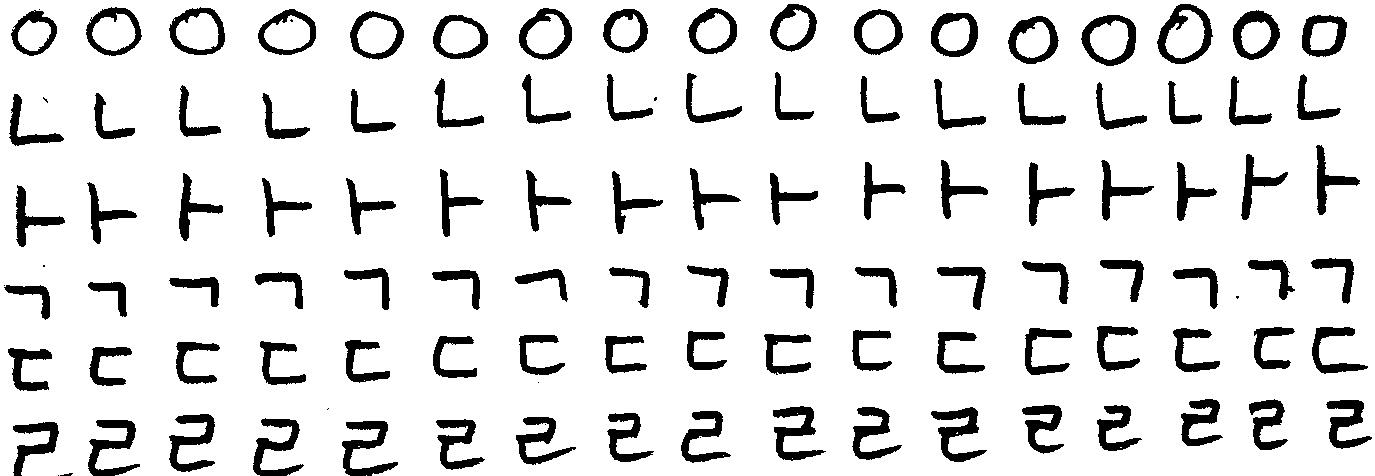
#> input picture a_test/opencv/aa.jpg, 1375 x 476 px
$ python 'one_white&black.py'
#> lines starting #> are read from the running program, lines starting #| are printed output that depends on the picture
import cv2

img = cv2.imread("aa.jpg", cv2.IMREAD_COLOR)
#> img is the input picture: shape (476, 1375, 3); min 0, max 255, mean 224.1

dst = cv2.resize(img, dsize=(120, 120), interpolation=cv2.INTER_AREA)
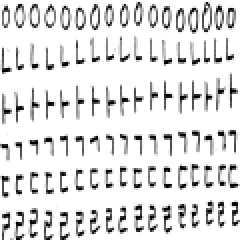
#> dst: shape (120, 120, 3) (shown 2 times larger); min 0, max 255, mean 224.1

for i in range(120):
    for j in range(120):
        if dst.item(i, j, 0) + dst.item(i, j, 1) + dst.item(i, j, 2) > 500:
            for m in range(3):
                dst.itemset(i, j, m, 255)
        else:
            for m in range(3):
                dst.itemset(i, j, m, 0)
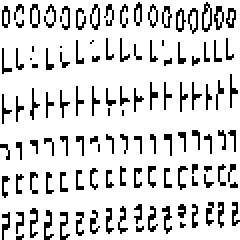
#> dst: shape (120, 120, 3) (shown 2 times larger); 84.5% white; black in thin lines or dots

cv2.imwrite("aa.jpg", dst)
